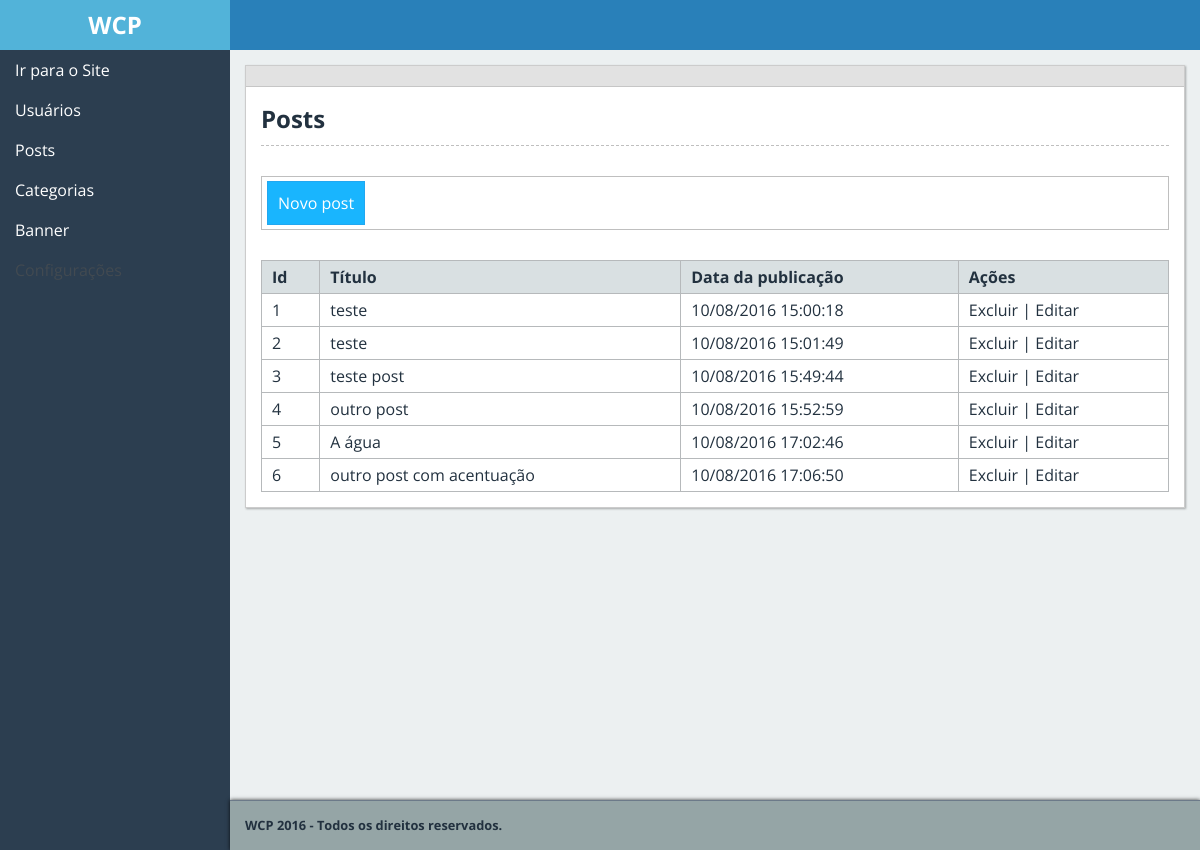
Page /posts on the earlier database version.
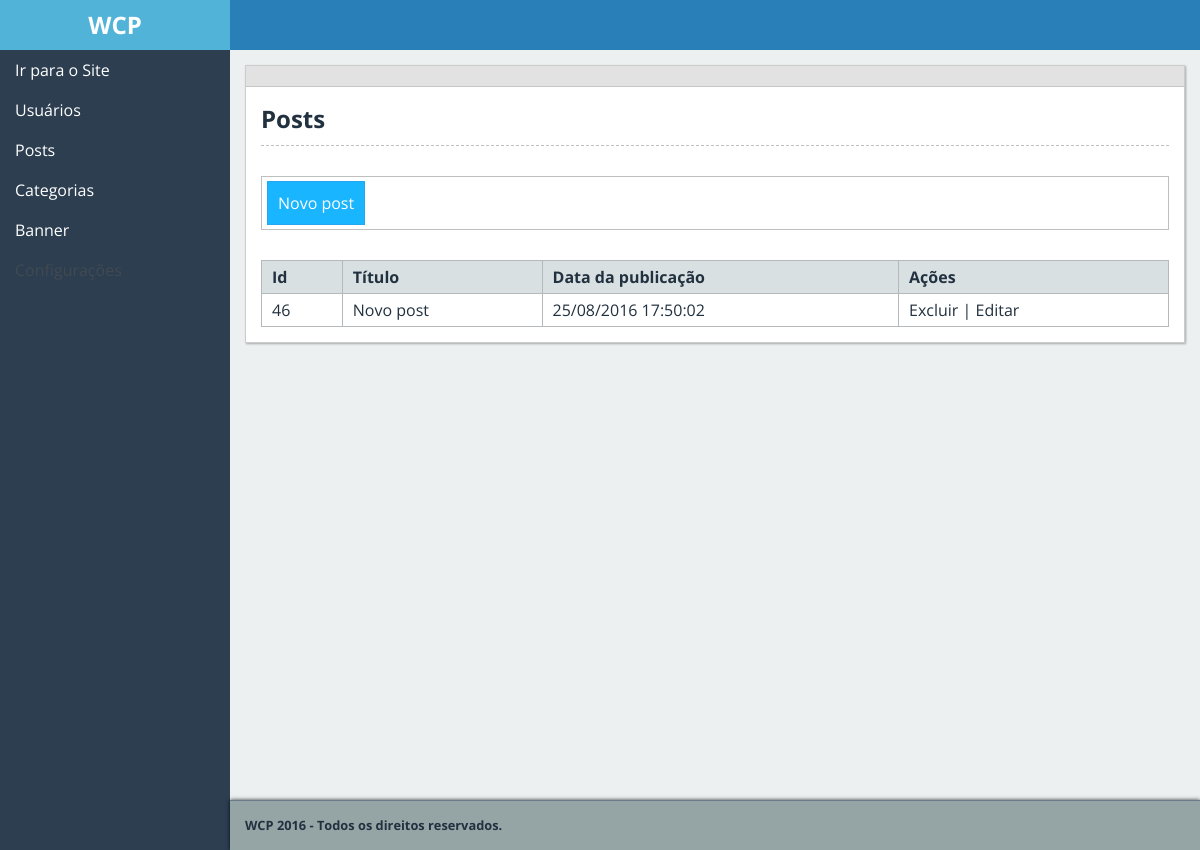
Same page on the later database version.
### tables this page shows
CREATE TABLE IF NOT EXISTS `posts` (
  `post_id` int(11) NOT NULL AUTO_INCREMENT,
  `post_titulo` varchar(100) NOT NULL,
  `post_descricao` varchar(150) NOT NULL,
  `post_post` text NOT NULL,
  `post_slug` varchar(255) NOT NULL,
  `post_image` varchar(255) DEFAULT NULL,
  `post_data` datetime NOT NULL DEFAULT CURRENT_TIMESTAMP,
  `cat_id` int(11) NOT NULL,
  PRIMARY KEY (`post_id`)
);

### core/Controller.php (called while the page is built, shortened)
<?php
abstract class Controller {
    public function loadTemplate($viewName, $viewData = array()) {
        include 'views/template/template2.php';
    }
    public function loadViewInTemplate($viewName, $viewData = array()) {
        extract($viewData);
        include 'views/' . $viewName . '.php';
    }
}

### controllers/postsController.php (called while the page is built, shortened)
<?php
class postsController extends Controller
{
    private $postModel;
    public function __construct()
    {
        $this->postModel = new Posts();
    }
    public function index()
    {
        $data['posts'] = $this->postModel->selectAllPosts();
        $this->loadTemplate('posts', $data);
    }
}

### core/Core.php (called while the page is built, shortened)
<?php
class Core
{
    public function run()
    {
        $currentcAtion = '';
        $param = array();
        if (isset($_SERVER['REQUEST_URI']) && $_SERVER['REQUEST_URI'] != '') {
            $url = explode("wcp", $_SERVER['REQUEST_URI']);
            array_shift($url);
            $url = explode('/', $url[0]);
            array_shift($url);
            if (isset($url[0]) && $url[0] != '') {
                array_shift($url);
            } else {
                $currentController = 'homeController';
                $currentcAtion = 'index';
                array_shift($url);
            }
            if (isset($url[0]) && !empty($url[0])) {
                $currentcAtion = $url[0];
                array_shift($url);
            } else {
                $currentcAtion = 'index';
            }
        }
        $controller = new $currentController();
        call_user_func_array(array($controller, $currentcAtion), $param);
    }
}

### index.php (called while the page is built, shortened)
<?php
$core = new Core();
$core->run();

### settings.php (called while the page is built, shortened)
<?php
$settings = array();
if (ENVIRONMENT == 'development') {
    $settings['driver'] = 'mysql';
    $settings['dbname'] = 'schema_wcp';
    $settings['host'] = 'localhost';
    $settings['user'] = 'root';
    $settings['passw'] = 'admin';
} else {
    $settings['dbname'] = '';
    $settings['host'] = '';
    $settings['user'] = '';
    $settings['passw'] = '';
}
$settings['root_dir'] = $_SERVER['DOCUMENT_ROOT'] . 'wcp';
$settings['url'] = 'http://' . $_SERVER['HTTP_HOST'] . '/wcp';
$settings['upload_dir'] = $settings['root_dir'] . '/assets/img';

### core/DAO.php (called while the page is built, shortened)
<?php
class DAO {
    private $connection;
    public function __construct() {
        $this->connection = Connection::getInstance();
        $this->prepare_sql = new PrepareSQL();
    }
    public function query($sql) {
        if (!empty($sql)) {
            try {
                $stm = $this->connection->prepare($sql);
                $stm->execute();
                if ($stm->rowCount() > 0) {
                    return $stm->fetchAll(PDO::FETCH_ASSOC);
                } else {
                    return FALSE;
                }
            } catch (PDOException $exc) {
                echo $exc->getTraceAsString();
            }
        }
    }
}

### core/Connection.php (called while the page is built)
<?php
require 'settings.php';
class Connection {
    private static $conn = NULL;
    public static function getInstance() {
        if (self::$conn == NULL) {
            global $settings;
            $dsn = $settings['driver'] . ":host=" . $settings['host'] . ";dbname=" . $settings['dbname'];
            try {
                self::$conn = new PDO($dsn, $settings['user'], $settings['passw']);
            } catch (PDOException $exc) {
                echo $exc->getTraceAsString();
                throw new PDOException("Falha ao criar a conexão com BD. " . $exc);
            }
        }
        return self::$conn;
    }
}

### core/Model.php (called while the page is built, shortened)
<?php
class Model {
    protected $dao;
    private $tableName;
    public function __construct($tableName) {
        $this->dao = new DAO();
        $this->tableName = $tableName;
    }
    protected function selectAll() {
        $sql = $this->dao->prepare_sql->select($this->tableName);
        return $this->dao->query($sql);
    }
}

### models/Posts.php (called while the page is built, shortened)
<?php
class Posts extends Model {
    public function selectAllPosts() {
        return $this->selectAll();
    }
}

### core/PrepareSQL.php (called while the page is built, shortened)
<?php
class PrepareSQL {
    public function select($table, $columns = array(), $where = array(), $cond = 'AND') {
        $table = addslashes($table);
        $sql = 'SELECT ';
        $dados = array();
        if (count($columns) > 0) {
            foreach ($columns as $value) {
                array_push($dados, $value);
            }
            $sql .= implode(', ', $dados) . ' FROM ' . $table;
        } else {
            $sql .= ' * FROM ' . $table;
        }
        return $sql;
    }
}

### views/posts.php (the view)
<?php global $settings; ?>
<div class="content">
    <div class="content-bar"></div>
    <div class="content-body">
        <div class="content-header">
            <h1>Posts</h1>
        </div>
        <div class="content-menu">
            <a href="<?php echo $settings['url']; ?>/posts/novo" class="fw-btn fw-btn-primary">Novo post</a>
        </div>
        <table class="fw-table fw-table-border">
            <thead>
                <tr>
                    <th>Id</th>
                    <th>Título</th>
                    <th>Data da publicação</th>
                    <th>Ações</th>
                </tr>
            </thead>
            <?php if ($posts): ?>
                <?php foreach ($posts as $value): ?>
                    <tr>
                        <td><?php echo $value['post_id']; ?></td>
                        <td><?php echo $value['post_titulo']; ?></td>
                        <td><?php echo date('d/m/Y H:i:s', strtotime($value['post_data'])); ?></td>
                        <td>
                            <a href="<?php echo $settings['url']; ?>/posts/excluir/<?php echo $value['post_id']; ?>">Excluir</a>
                            |
                            <a href="<?php echo $settings['url']; ?>/posts/editar/<?php echo $value['post_id']; ?>">Editar</a>
                        </td>
                    </tr>
                <?php endforeach; ?>
            <?php else: ?>
                <tr>
                    <td>Nenhum resultado encontrado.</td>
                </tr>
            <?php endif; ?>
        </table>
    </div>
</div>

### views/template/template2.php (shortened to what this page needs)
<!DOCTYPE html>
<?php
global $settings;
?>
<html lang="pt-br">
    <head>
        <link rel="stylesheet" href="<?php echo $settings['url']; ?>/assets/css/template2.css"/>
    </head>
    <body>
        <div id="main-container">
            <header id="main-header">
                <section class="logo">
                    <a href="<?php echo $settings['url']; ?>"><h1>WCP</h1></a>
                </section>
            </header>
            <nav id="main-menu">
                <?php include 'menu.php'; ?>
            </nav>
            <section id="main-content">
                <?php $this->loadViewInTemplate($viewName, $viewData); ?>
                <footer id="main-footer"> <strong>WCP <?php echo date('Y');?> - Todos os direitos reservados.</strong></footer>
            </section>
    </body>
</html>

### views/template/menu.php
<ul class="menu">
    <li>Ir para o Site</li>
    <a href="<?php echo $settings['url']; ?>/usuario">
        <li>Usuários</li>
    </a>
    <a href="<?php echo $settings['url']; ?>/posts">
        <li>Posts</li>
    </a>
    <a href="<?php echo $settings['url']; ?>/categorias">
        <li>Categorias</li>
    </a>
    <a href="<?php echo $settings['url']; ?>/banner">
        <li>Banner</li>
    </a>
    <a href="<?php echo $settings['url']; ?>/configuracao" >
        <li class="fw-disable">Configurações</li>
    </a>
</ul>

### assets/css/template2.css (style rules this page uses)
* { margin: 0; }
html, body { height: 100%; }
body { background: #2c3e50; font-family: 'Open Sans', Arial, sans-serif; font-size: 1em; color: #22313F; }
a { text-decoration: none; color: #22313F; }
ul { list-style: none; padding: 0; }
h1,h2,h3,h4,h5,h6 { margin: 0; padding-bottom: 10px; }
#main-container { width: 100%; height: 100%; position: relative; box-sizing: border-box; }
#main-header { width: 100%; height: 50px; background: #2980b9; box-sizing: border-box; }
#main-menu { width: 230px; min-height: 700px; height: auto; background: #2c3e50; float: left; box-sizing: border-box; }
#main-content { background: #ecf0f1; float: left; width:calc(100% - 230px); min-height: 100%; height: auto; position: relative; box-sizing: border-box; padding: 15px; }
#main-footer { position: absolute; bottom: 0; right: 0; width: 100%; height: 50px; background: #95a5a6; box-sizing: border-box; border-top: 1px solid #6C7A89; box-shadow: 0 0 4px 0 rgba(0,0,0,0.8); padding: 15px; font-size: 0.8em; }
.logo { width: 230px; height: 50px; line-height: 50px; background: #52B3D9; text-align: center; }
.logo a { color: #fff; font-weight: 300; }
.menu li { padding: 9px 0 9px 15px; color: #FFF; }
.content { background: #fff; box-sizing: border-box; border: 1px solid #ccc; box-shadow: 1px 1px 2px 0 rgba(0,0,0,0.3); margin-bottom: 50px; }
.content-bar { background: #e2e2e2 ; width: 100%; height: 20px; border-bottom: 1px solid #c6c6c6; }
.content-body { padding: 15px; }
.content-header { border-bottom: 1px dashed #BFBFBF; margin-bottom: 30px; }
.content-menu { border: 1px solid #BFBFBF; margin-bottom: 30px; padding: 15px 5px; }
.fw-disable { color: #424a51 !important; cursor: no-drop; }
.fw-table { text-align: left; width: 100%; border-collapse: collapse; }
.fw-table tr th { background-color: #d9e0e2; border-bottom: none; }
.fw-table tr { border-bottom: 1px solid #b6b9bb; }
.fw-table tr td, .fw-table tr th { padding: 5px 10px; }
.fw-table-border, .fw-table-border td, .fw-table-border th { border: 1px solid #b6b9bb; }
.fw-btn { padding: 10px 10px; background-color: #d9e0e2; border: 1px solid #c2c2c2; font-size: 1em; cursor: pointer; }
.fw-btn-primary { background-color: #19B5FE; border-color: #22A7F0; color: #fff; }

Differences in the rows shown:
removed posts: post_id "1", post_titulo "teste", post_data "10/08/2016 15:00:18"
removed posts: post_id "2", post_titulo "teste", post_data "10/08/2016 15:01:49"
removed posts: post_id "3", post_titulo "teste post", post_data "10/08/2016 15:49:44"
removed posts: post_id "4", post_titulo "outro post", post_data "10/08/2016 15:52:59"
removed posts: post_id "5", post_titulo "A água", post_data "10/08/2016 17:02:46"
removed posts: post_id "6", post_titulo "outro post com acentuação", post_data "10/08/2016 17:06:50"
added posts: post_id "46", post_titulo "Novo post", post_data "25/08/2016 17:50:02"
